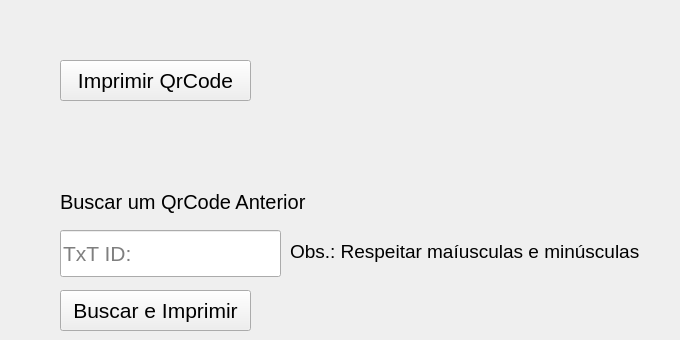
          <widget class="QWidget" name="page_imprimir">
           <widget class="QLabel" name="txt_buscar">
            <property name="geometry">
             <rect>
              <x>50</x>
              <y>180</y>
              <width>351</width>
              <height>43</height>
             </rect>
            </property>
            <property name="font">
             <font>
              <family>MS Shell Dlg 2</family>
              <pointsize>15</pointsize>
              <weight>50</weight>
              <italic>false</italic>
              <bold>false</bold>
             </font>
            </property>
            <property name="styleSheet">
             <string notr="true">padding: 5px;</string>
            </property>
            <property name="text">
             <string>Buscar um QrCode Anterior</string>
            </property>
           </widget>
           <widget class="QLineEdit" name="campo_txt_id">
            <property name="geometry">
             <rect>
              <x>60</x>
              <y>230</y>
              <width>221</width>
              <height>47</height>
             </rect>
            </property>
            <property name="font">
             <font>
              <family>MS Shell Dlg 2</family>
              <pointsize>16</pointsize>
              <weight>50</weight>
              <italic>false</italic>
              <bold>false</bold>
             </font>
            </property>
            <property name="styleSheet">
             <string notr="true"/>
            </property>
            <property name="maxLength">
             <number>45</number>
            </property>
            <property name="placeholderText">
             <string>TxT ID: </string>
            </property>
           </widget>
           <widget class="QPushButton" name="btn_imprimir">
            <property name="geometry">
             <rect>
              <x>60</x>
              <y>60</y>
              <width>191</width>
              <height>41</height>
             </rect>
            </property>
            <property name="font">
             <font>
              <pointsize>16</pointsize>
             </font>
            </property>
            <property name="styleSheet">
             <string notr="true"/>
            </property>
            <property name="text">
             <string>Imprimir QrCode</string>
            </property>
           </widget>
           <widget class="QLabel" name="txt_obs">
            <property name="geometry">
             <rect>
              <x>280</x>
              <y>230</y>
              <width>391</width>
              <height>43</height>
             </rect>
            </property>
            <property name="font">
             <font>
              <family>MS Shell Dlg 2</family>
              <pointsize>14</pointsize>
              <weight>50</weight>
              <italic>false</italic>
              <bold>false</bold>
             </font>
            </property>
            <property name="styleSheet">
             <string notr="true">padding: 5px;
font: 14pt &quot;MS Shell Dlg 2&quot;;</string>
            </property>
            <property name="text">
             <string>Obs.: Respeitar maíusculas e minúsculas</string>
            </property>
           </widget>
           <widget class="QPushButton" name="btn_buscar_imprimir">
            <property name="geometry">
             <rect>
              <x>60</x>
              <y>290</y>
              <width>191</width>
              <height>41</height>
             </rect>
            </property>
            <property name="font">
             <font>
              <pointsize>16</pointsize>
             </font>
            </property>
            <property name="styleSheet">
             <string notr="true"/>
            </property>
            <property name="text">
             <string>Buscar e Imprimir</string>
            </property>
           </widget>
          </widget>
